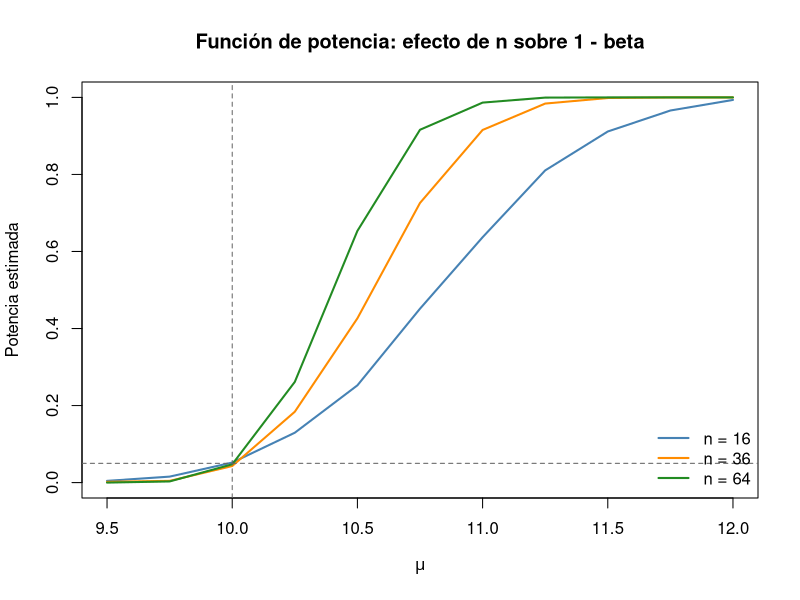
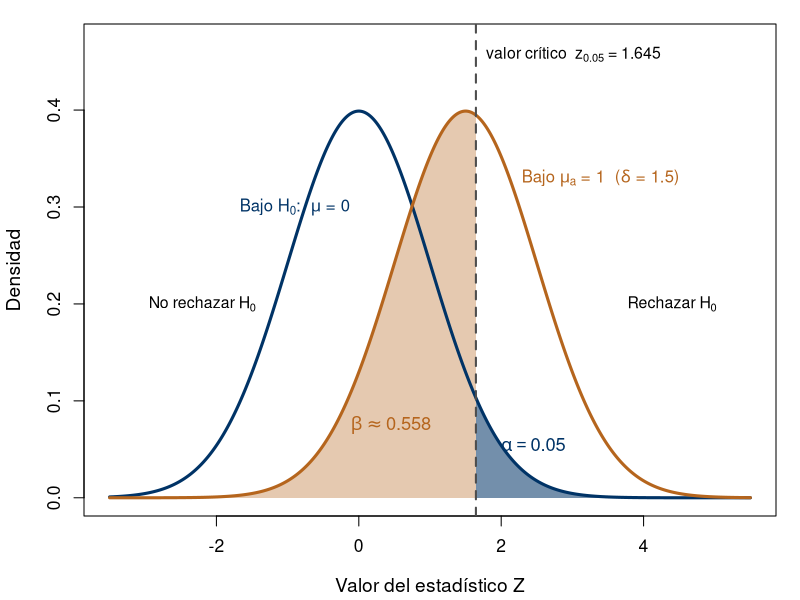
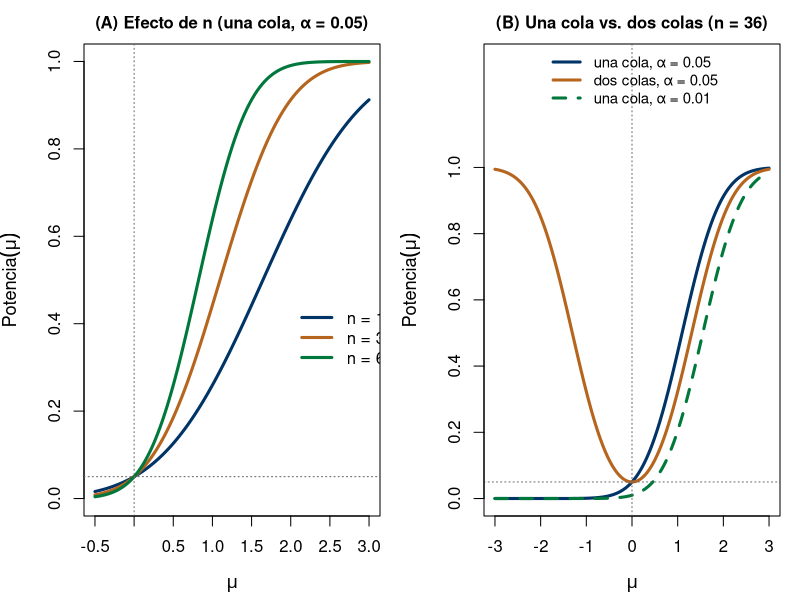
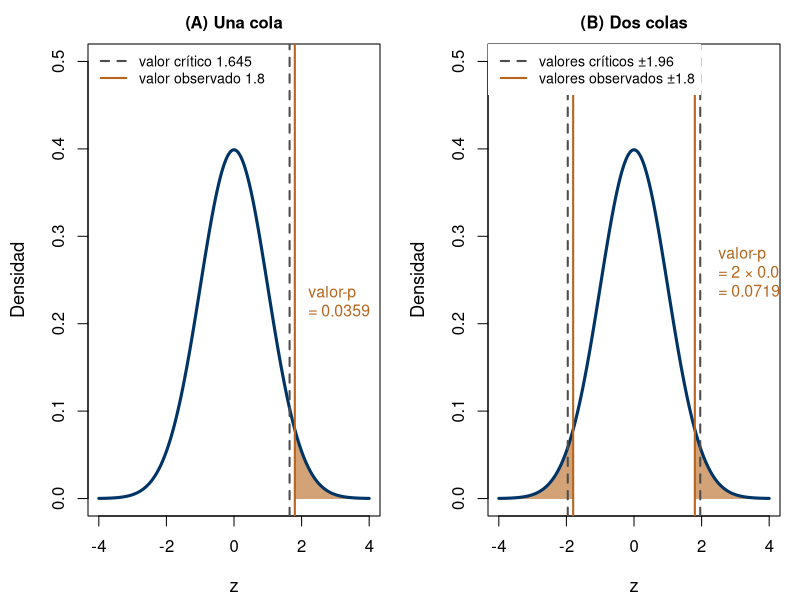
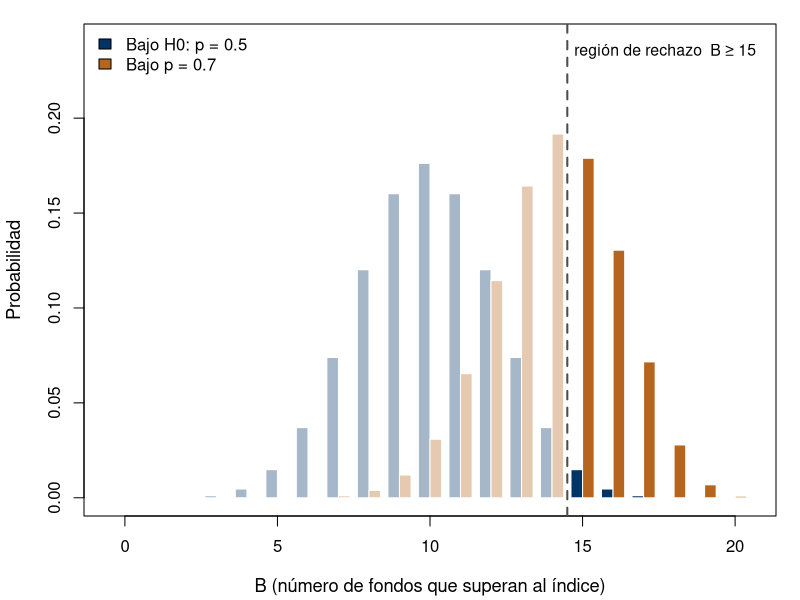
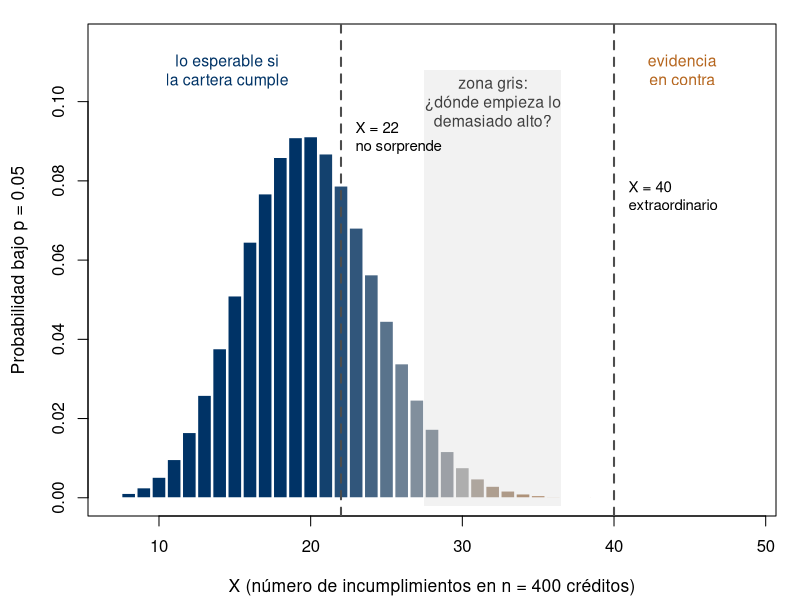
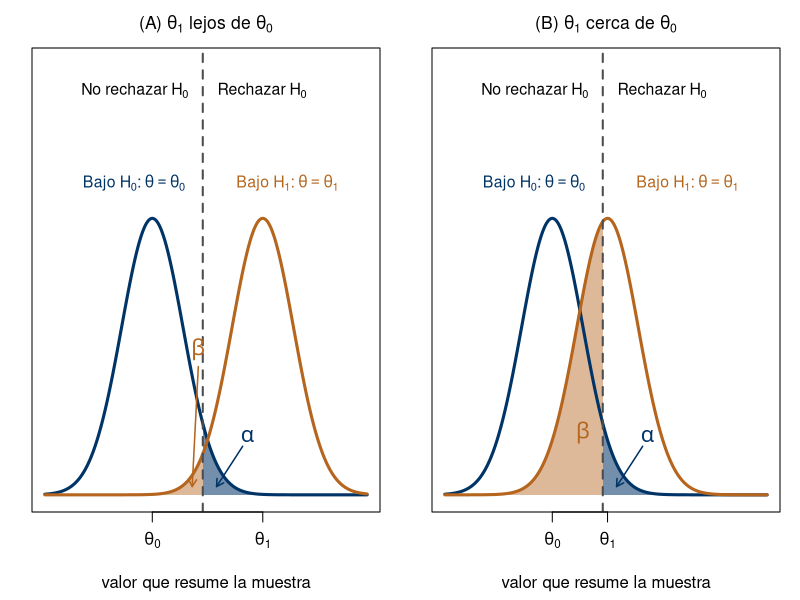

Generate these figures, in order, with R:
# ==============================================================
# Capítulo 6 - Pruebas de Hipótesis Paramétricas
# Inferencia Estadística, EST-11102, ITAM
# ==============================================================

# --------------------------------------------------------------
# 1. Prueba para la media: muestra grande (Z) y población normal
#    con varianza desconocida (t), verificada contra t.test()
#    (Secciones 6.8.1 y 6.10.2)
# --------------------------------------------------------------

# --- Muestra grande: rendimiento medio de un fondo (Ejemplo 6.x) ---
n_fondo    <- 64
xbar_fondo <- 0.011
s_fondo    <- 0.040
mu0        <- 0

z_obs <- sqrt(n_fondo) * (xbar_fondo - mu0) / s_fondo
valor_p_dos_colas <- 2 * (1 - pnorm(abs(z_obs)))
cat("Prueba Z para la media (muestra grande):\n")
cat("  z_obs =", round(z_obs, 3), "  valor-p =", round(valor_p_dos_colas, 4), "\n\n")

# --- Población normal, varianza desconocida: rendimiento de una acción ---
# Construimos una muestra simulada cuya media y desviación estándar
# muestrales coinciden EXACTAMENTE con las del Ejemplo 6.10.2 del libro
# (xbar = 1.8%, s = 3.2%), reescalando un vector normal estándar, para
# poder verificar el cálculo "a mano" contra t.test() con esos mismos
# números.
set.seed(301)
n_accion <- 16
xbar_objetivo <- 0.018
s_objetivo    <- 0.032
z_aux <- rnorm(n_accion)
rend  <- (z_aux - mean(z_aux)) / sd(z_aux) * s_objetivo + xbar_objetivo

mu0_accion <- 0.01
xbar <- mean(rend)
s    <- sd(rend)
t_obs <- sqrt(n_accion) * (xbar - mu0_accion) / s
valor_p_t <- 1 - pt(t_obs, df = n_accion - 1)   # H1: mu > mu0, una cola derecha

cat("Prueba t para la media (poblacion normal, sigma desconocida):\n")
cat("  t_obs =", round(t_obs, 3), "  valor-p =", round(valor_p_t, 4), "\n")

# Verificación con t.test(): la hipótesis alternativa "greater"
# corresponde a H1: mu > mu0
print(t.test(rend, mu = mu0_accion, alternative = "greater"))


# --------------------------------------------------------------
# 2. Prueba binomial exacta para una proporción con muestra
#    pequeña, verificada contra binom.test()
#    (Sección 6.9)
# --------------------------------------------------------------

n_campana <- 10
x_campana <- 8
p0_campana <- 0.5

# Cálculo "a mano" del valor-p, H1: p > p0
valor_p_binom <- sum(dbinom(x_campana:n_campana, size = n_campana, prob = p0_campana))
cat("\nPrueba binomial exacta (a mano):\n")
cat("  valor-p =", round(valor_p_binom, 4), "\n")

# Verificación con binom.test()
print(binom.test(x_campana, n_campana, p = p0_campana, alternative = "greater"))


# --------------------------------------------------------------
# 3. Prueba chi-cuadrada para la varianza de una población normal
#    (Sección 6.10.3)
# --------------------------------------------------------------

n_fx      <- 25
s2_fx     <- 0.000441
sigma20   <- 0.000225   # volatilidad diaria historica al cuadrado

chi2_obs <- (n_fx - 1) * s2_fx / sigma20
valor_p_chi2 <- 1 - pchisq(chi2_obs, df = n_fx - 1)   # H1: sigma^2 > sigma0^2

cat("\nPrueba chi-cuadrada para la varianza:\n")
cat("  chi2_obs =", round(chi2_obs, 3),
    "  valor crítico (0.05) =", round(qchisq(0.95, df = n_fx - 1), 3),
    "  valor-p =", round(valor_p_chi2, 5), "\n")


# --------------------------------------------------------------
# 4. Diferencia de medias (varianzas iguales) y diferencia de
#    varianzas para dos poblaciones normales, verificadas contra
#    t.test(var.equal = TRUE) y var.test()
#    (Sección 6.12)
# --------------------------------------------------------------
set.seed(302)

# Igual que en el bloque anterior, reescalamos para que las medias y
# desviaciones estándar muestrales coincidan exactamente con las del
# Ejemplo 6.12.1 (clientes con/sin tarjeta de lealtad), y así verificar
# los cálculos "a mano" del libro contra t.test() y var.test().
reescalar <- function(n, media_obj, sd_obj) {
  z <- rnorm(n)
  (z - mean(z)) / sd(z) * sd_obj + media_obj
}

n1 <- 20; n2 <- 25
grupo1 <- reescalar(n1, 45.2, 8.1)   # clientes con tarjeta de lealtad
grupo2 <- reescalar(n2, 39.6, 7.4)   # clientes sin tarjeta

# --- Prueba F para diferencia de varianzas (Sección 6.12.2) ---
s1 <- sd(grupo1); s2 <- sd(grupo2)
F_obs <- s1^2 / s2^2
cat("\nPrueba F para diferencia de varianzas:\n")
cat("  F_obs =", round(F_obs, 3), "\n")
print(var.test(grupo1, grupo2))

# --- Prueba t para diferencia de medias, varianzas iguales (pooled) ---
sp2 <- ((n1 - 1) * s1^2 + (n2 - 1) * s2^2) / (n1 + n2 - 2)
sp  <- sqrt(sp2)
t_obs_dif <- (mean(grupo1) - mean(grupo2)) / (sp * sqrt(1 / n1 + 1 / n2))
gl <- n1 + n2 - 2

cat("\nPrueba t para diferencia de medias (varianzas iguales, pooled):\n")
cat("  s_p =", round(sp, 3), "  t_obs =", round(t_obs_dif, 3),
    "  valor crítico (0.05, dos colas) =", round(qt(0.975, df = gl), 3), "\n")

# Verificación con t.test(var.equal = TRUE)
print(t.test(grupo1, grupo2, var.equal = TRUE))


# --------------------------------------------------------------
# 5. Verificación numérica de la dualidad IC <-> pruebas de dos
#    colas (Teorema 6.13.1), usando el fondo del bloque 1
# --------------------------------------------------------------

alpha <- 0.05
z_c   <- qnorm(1 - alpha / 2)
margen <- z_c * s_fondo / sqrt(n_fondo)
ic_media <- c(xbar_fondo - margen, xbar_fondo + margen)

rechaza_prueba <- abs(z_obs) > z_c
rechaza_por_ic <- !(ic_media[1] <= mu0 && mu0 <= ic_media[2])

cat("\nDualidad IC <-> prueba de dos colas:\n")
cat("  IC 95% para mu: (", round(ic_media[1], 4), ",", round(ic_media[2], 4), ")\n")
cat("  Se rechaza H0 via la prueba Z?      ", rechaza_prueba, "\n")
cat("  mu0 = 0 cae fuera del IC 95%?       ", rechaza_por_ic, "\n")
cat("  Coinciden ambas conclusiones?       ", rechaza_prueba == rechaza_por_ic, "\n\n")


# --------------------------------------------------------------
# 6. Simulación Monte Carlo de la función de potencia
#    (Definición 6.4.3): P(rechazar H0 | theta verdadero),
#    para H0: mu = 10 vs. H1: mu > 10, sigma = 2 conocida,
#    en función de n y del verdadero mu.
# --------------------------------------------------------------
set.seed(303)

mu0_pot    <- 10
sigma_pot  <- 2
alpha_pot  <- 0.05
z_alpha    <- qnorm(1 - alpha_pot)
B_sim      <- 2000

potencia_mc <- function(n, mu_verdadero) {
  rechazos <- replicate(B_sim, {
    x <- rnorm(n, mean = mu_verdadero, sd = sigma_pot)
    z <- sqrt(n) * (mean(x) - mu0_pot) / sigma_pot
    z > z_alpha
  })
  mean(rechazos)
}

mus <- seq(9.5, 12, by = 0.25)
tamanos_n <- c(16, 36, 64)

potencia_mat <- sapply(tamanos_n, function(n) sapply(mus, potencia_mc, n = n))
colnames(potencia_mat) <- paste0("n=", tamanos_n)

cat("Potencia estimada por Monte Carlo (filas = mu verdadero, columnas = n):\n")
print(round(cbind(mu = mus, potencia_mat), 3))

matplot(mus, potencia_mat, type = "l", lwd = 2, lty = 1,
        col = c("steelblue", "darkorange", "forestgreen"),
        xlab = expression(mu), ylab = "Potencia estimada",
        main = "Función de potencia: efecto de n sobre 1 - beta")
abline(h = alpha_pot, lty = 2, col = "gray40")
abline(v = mu0_pot, lty = 2, col = "gray40")
legend("bottomright", legend = paste0("n = ", tamanos_n),
       col = c("steelblue", "darkorange", "forestgreen"), lwd = 2, bty = "n")

# ==============================================================
# BLOQUES DE LAS SECCIONES 6.1 A 6.4 (conceptos, errores, estadístico
# de prueba, región de rechazo, potencia y valor-p)
# Los bloques 7 a 9 generan las figuras y verifican las cifras del
# texto. Ejecutar con el directorio de trabajo en Figuras/ para que
# los .png caigan ahí.
# ==============================================================

try(Sys.setlocale("LC_CTYPE", "C.UTF-8"), silent = TRUE)
AZUL_ITAM  <- "#003366"
NARANJA    <- "#B5651D"
VERDE_ITAM <- "#00783C"
CORAL      <- "#C0432A"

# --------------------------------------------------------------
# 7. Figuras de la Sección 6.4
# --------------------------------------------------------------

# --- 7a. Errores tipo I y II de la prueba Z de una cola
#     (Figura 6.4; Ejemplo 6.4.2: n = 36, sigma = 4, alpha = 0.05, mu_a = 1)
alpha7 <- 0.05
delta7 <- sqrt(36) * 1 / 4                 # delta = 1.5
crit7  <- qnorm(1 - alpha7)                # 1.645
beta7  <- pnorm(crit7 - delta7)            # 0.5576

png("cap6_rechazo_errores.png", width = 2200, height = 1400, res = 220)
par(mar = c(4.2, 4.2, 1.2, 1.2))
x <- seq(-3.5, 5.5, length.out = 800)
plot(x, dnorm(x), type = "n", ylim = c(0, 0.47), xlim = c(-3.5, 5.5),
     xlab = "Valor del estadístico Z", ylab = "Densidad",
     cex.lab = 1.15, cex.axis = 1.05)
# beta: area bajo la alternativa a la izquierda del valor critico
xb <- seq(-3.5, crit7, length.out = 300)
polygon(c(xb, rev(xb)), c(dnorm(xb, delta7), rep(0, length(xb))),
        col = adjustcolor(NARANJA, 0.35), border = NA)
# alpha: area bajo H0 a la derecha del valor critico
xa <- seq(crit7, 5.5, length.out = 300)
polygon(c(xa, rev(xa)), c(dnorm(xa), rep(0, length(xa))),
        col = adjustcolor(AZUL_ITAM, 0.55), border = NA)
lines(x, dnorm(x), col = AZUL_ITAM, lwd = 3)
lines(x, dnorm(x, delta7), col = NARANJA, lwd = 3)
abline(v = crit7, lty = 2, lwd = 2, col = "gray30")
text(crit7, 0.455, expression(paste("valor crítico  ", z[0.05], " = 1.645")),
     pos = 4, cex = 0.95)
text(-0.9, 0.30, expression(paste("Bajo ", H[0], ":  ", mu, " = 0")),
     col = AZUL_ITAM, cex = 1.0)
text(3.4, 0.33, expression(paste("Bajo ", mu[a], " = 1  (", delta, " = 1.5)")),
     col = NARANJA, cex = 1.0)
text(2.45, 0.055, expression(alpha == 0.05), col = AZUL_ITAM, cex = 1.1)
text(0.45, 0.075, expression(beta %~~% 0.558), col = NARANJA, cex = 1.1)
text(-2.2, 0.2, expression(paste("No rechazar ", H[0])), cex = 0.95)
text(4.4, 0.2, expression(paste("Rechazar ", H[0])), cex = 0.95)
dev.off()

# --- 7b. Funcion de potencia de la prueba Z (Figura 6.5)
pot_una_cola <- function(mu, n, alpha, sigma = 4, mu0 = 0)
  1 - pnorm(qnorm(1 - alpha) - sqrt(n) * (mu - mu0) / sigma)
pot_dos_colas <- function(mu, n, alpha, sigma = 4, mu0 = 0) {
  d <- sqrt(n) * (mu - mu0) / sigma
  1 - pnorm(qnorm(1 - alpha / 2) - d) + pnorm(-qnorm(1 - alpha / 2) - d)
}

png("cap6_potencia.png", width = 2400, height = 1200, res = 220)
par(mfrow = c(1, 2), mar = c(4.2, 4.2, 2.2, 1.0))
mu_a <- seq(-0.5, 3, length.out = 300)
plot(mu_a, pot_una_cola(mu_a, 16, 0.05), type = "l", lwd = 3, col = AZUL_ITAM,
     ylim = c(0, 1), xlab = expression(mu), ylab = expression(Potencia(mu)),
     main = "(A) Efecto de n (una cola, α = 0.05)", cex.main = 1.0,
     cex.lab = 1.1)
lines(mu_a, pot_una_cola(mu_a, 36, 0.05), lwd = 3, col = NARANJA)
lines(mu_a, pot_una_cola(mu_a, 64, 0.05), lwd = 3, col = VERDE_ITAM)
abline(h = 0.05, lty = 3, col = "gray40"); abline(v = 0, lty = 3, col = "gray40")
legend(x = 1.95, y = 0.46, legend = c("n = 16", "n = 36", "n = 64"),
       col = c(AZUL_ITAM, NARANJA, VERDE_ITAM), lwd = 3, bty = "n")
mu_b <- seq(-3, 3, length.out = 400)
plot(mu_b, pot_una_cola(mu_b, 36, 0.05), type = "l", lwd = 3, col = AZUL_ITAM,
     ylim = c(0, 1.32), yaxt = "n", xlab = expression(mu), ylab = expression(Potencia(mu)),
     main = "(B) Una cola vs. dos colas (n = 36)", cex.main = 1.0,
     cex.lab = 1.1)
lines(mu_b, pot_dos_colas(mu_b, 36, 0.05), lwd = 3, col = NARANJA)
lines(mu_b, pot_una_cola(mu_b, 36, 0.01), lwd = 3, col = VERDE_ITAM, lty = 2)
abline(h = 0.05, lty = 3, col = "gray40"); abline(v = 0, lty = 3, col = "gray40")
axis(2, at = seq(0, 1, 0.2))
legend("top", legend = c("una cola, α = 0.05", "dos colas, α = 0.05", "una cola, α = 0.01"),
       col = c(AZUL_ITAM, NARANJA, VERDE_ITAM), lwd = 3, lty = c(1, 1, 2), bty = "n",
       cex = 0.9)
dev.off()

# --- 7c. Valor-p de una y de dos colas (Figura 6.6; Ejemplo 6.4.4; z_obs = 1.8)
zobs <- 1.8
png("cap6_valor_p.png", width = 2400, height = 1100, res = 220)
par(mfrow = c(1, 2), mar = c(4.2, 4.4, 2.2, 1.0))
x <- seq(-4, 4, length.out = 600)
# (A) una cola
plot(x, dnorm(x), type = "n", ylim = c(0, 0.5), xlab = "z", ylab = "Densidad",
     main = "(A) Una cola", cex.main = 1.0, cex.lab = 1.1)
xa <- seq(zobs, 4, length.out = 200)
polygon(c(xa, rev(xa)), c(dnorm(xa), rep(0, length(xa))),
        col = adjustcolor(NARANJA, 0.6), border = NA)
lines(x, dnorm(x), col = AZUL_ITAM, lwd = 3)
abline(v = qnorm(0.95), lty = 2, lwd = 2, col = "gray30")
abline(v = zobs, lwd = 2, col = NARANJA)
text(zobs + 0.1, 0.22, "valor-p\n= 0.0359", col = NARANJA, pos = 4, cex = 0.95)
legend("topleft", legend = c("valor crítico 1.645", "valor observado 1.8"),
       col = c("gray30", NARANJA), lty = c(2, 1), lwd = 2, bty = "n", cex = 0.85)
# (B) dos colas
plot(x, dnorm(x), type = "n", ylim = c(0, 0.5), xlab = "z", ylab = "Densidad",
     main = "(B) Dos colas", cex.main = 1.0, cex.lab = 1.1)
xr <- seq(zobs, 4, length.out = 200); xl <- seq(-4, -zobs, length.out = 200)
polygon(c(xr, rev(xr)), c(dnorm(xr), rep(0, length(xr))),
        col = adjustcolor(NARANJA, 0.6), border = NA)
polygon(c(xl, rev(xl)), c(dnorm(xl), rep(0, length(xl))),
        col = adjustcolor(NARANJA, 0.6), border = NA)
lines(x, dnorm(x), col = AZUL_ITAM, lwd = 3)
abline(v = c(-1, 1) * qnorm(0.975), lty = 2, lwd = 2, col = "gray30")
abline(v = c(-1, 1) * zobs, lwd = 2, col = NARANJA)
text(2.2, 0.25, "valor-p\n= 2 × 0.0359\n= 0.0719", col = NARANJA, pos = 4, cex = 0.95)
legend("topleft", legend = c("valores críticos ±1.96", "valores observados ±1.8"),
       col = c("gray30", NARANJA), lty = c(2, 1), lwd = 2, bty = "o", bg = "white",
       box.lty = 0, cex = 0.85)
dev.off()

# --- 7d. Region de rechazo con estadistico discreto (Figura 6.3)
#     Ejemplo 6.4.1: B ~ Bin(20, p), region {B >= 15}
png("cap6_binomial_rechazo.png", width = 2200, height = 1300, res = 220)
par(mar = c(4.2, 4.2, 1.2, 1.2))
k <- 0:20
w <- 0.38
plot(NA, xlim = c(-0.5, 20.5), ylim = c(0, 0.24), xlab = "B (número de fondos que superan al índice)",
     ylab = "Probabilidad", cex.lab = 1.1)
rect(k - w, 0, k, dbinom(k, 20, 0.5), col = ifelse(k >= 15, AZUL_ITAM, adjustcolor(AZUL_ITAM, 0.35)),
     border = "white")
rect(k, 0, k + w, dbinom(k, 20, 0.7), col = ifelse(k >= 15, NARANJA, adjustcolor(NARANJA, 0.35)),
     border = "white")
abline(v = 14.5, lty = 2, lwd = 2, col = "gray30")
text(14.4, 0.235, "región de rechazo  B ≥ 15", pos = 4, cex = 0.95)
legend("topleft", legend = c("Bajo H0: p = 0.5", "Bajo p = 0.7"),
       fill = c(AZUL_ITAM, NARANJA), bty = "n")
dev.off()

# --------------------------------------------------------------
# 8. Verificación numérica de las cifras de las Secciones 6.1 a 6.4
# --------------------------------------------------------------
cat("\n--- Cartera (Ejemplos 6.1.1 y 6.2.1): sd de X bajo p = 0.05, n = 400\n")
print(sqrt(400 * 0.05 * 0.95))

cat("\n--- Prueba de signos, n = 20 (Ejemplo 6.4.1, Cuadro 6.4)\n")
tab_bin <- data.frame(
  k        = 13:16,
  tamano   = round(1 - pbinom(12:15, 20, 0.5), 4),
  beta_07  = round(pbinom(12:15, 20, 0.7), 4))
tab_bin$potencia_07 <- round(1 - tab_bin$beta_07, 4)
print(tab_bin)
cat("valor-p (una cola) B = 15:", round(1 - pbinom(14, 20, 0.5), 4),
    " B = 14:", round(1 - pbinom(13, 20, 0.5), 4), "\n")
cat("binom.test (B = 15, una cola):",
    round(binom.test(15, 20, 0.5, alternative = "greater")$p.value, 4), "\n")

cat("\n--- Potencia y tamano de muestra (Ejemplos 6.4.2 y 6.4.3)\n")
cat("beta(1):", round(1 - pot_una_cola(1, 36, 0.05), 4),
    " potencia una cola:", round(pot_una_cola(1, 36, 0.05), 4),
    " potencia dos colas:", round(pot_dos_colas(1, 36, 0.05), 4), "\n")
n_una  <- (qnorm(0.95) + qnorm(0.90))^2 * 16 / 1
n_dos  <- (qnorm(0.975) + qnorm(0.90))^2 * 16 / 1
cat("n una cola:", round(n_una, 2), "-> ", ceiling(n_una),
    "  n dos colas (aprox.):", round(n_dos, 2), "-> ", ceiling(n_dos), "\n")
# n exacto en dos colas: menor n con potencia >= 0.90
n_dos_exacto <- which(pot_dos_colas(1, 1:400, 0.05) >= 0.90)[1]
cat("n dos colas (exacto):", n_dos_exacto, "\n")

cat("\n--- Valor-p (Ejemplos 6.3.1 y 6.4.4)\n")
cat("una cola:", round(1 - pnorm(1.8), 4), " dos colas:", round(2 * (1 - pnorm(1.8)), 4), "\n")

cat("\n--- Significancia estadistica vs. relevancia (Ejemplo 6.4.6)\n")
z_a <- sqrt(1e6) * 15 / 6000
z_b <- 4 * 2500 / 6000
cat("(a) z =", z_a, " valor-p dos colas =", round(2 * (1 - pnorm(z_a)), 4),
    " IC95 =", 15 + c(-1, 1) * 1.96 * 6000 / sqrt(1e6), "\n")
cat("(b) z =", round(z_b, 3), " valor-p dos colas =", round(2 * (1 - pnorm(z_b)), 4), "\n")

# --------------------------------------------------------------
# 9. Distribucion del valor-p bajo H0 (Proposicion 6.4.4)
# --------------------------------------------------------------
set.seed(306)
B_p <- 100000
# (a) estadistico continuo: prueba Z de una cola, n = 25, H0 cierta
p_cont <- replicate(B_p, {
  x <- rnorm(25)
  1 - pnorm(sqrt(25) * mean(x))
})
cat("\nContinuo: P(p <= 0.05) =", mean(p_cont <= 0.05),
    "  P(p <= 0.50) =", mean(p_cont <= 0.50), "\n")
# (b) estadistico discreto: B ~ Bin(10, 1/2), H1: p > 1/2
b_sim <- rbinom(B_p, 10, 0.5)
p_disc <- 1 - pbinom(b_sim - 1, 10, 0.5)
cat("Discreto: P(p <= 0.05) =", mean(p_disc <= 0.05),
    " (exacto:", round(1 - pbinom(8, 10, 0.5), 4), ")\n")

# --------------------------------------------------------------
# 10. Verificacion numerica de los ejercicios 6.4.3 a 6.4.9
#     (sin soluciones: son cifras de control para el profesor)
# --------------------------------------------------------------
cat("\n--- Ej. 6.4.3: beta y n (sigma = 5, mu0 = 50, mu_a = 52)\n")
cat("potencia n = 25:", round(pot_una_cola(52, 25, 0.05, sigma = 5, mu0 = 50), 4),
    " n minimo (90%):", ceiling((qnorm(0.95) + qnorm(0.90))^2 * 25 / 4), "\n")
cat("\n--- Ej. 6.4.4: dos colas, n = 25\n")
cat("potencia en 52:", round(pot_dos_colas(52, 25, 0.05, sigma = 5, mu0 = 50), 4),
    " en 48:", round(pot_dos_colas(48, 25, 0.05, sigma = 5, mu0 = 50), 4), "\n")
cat("\n--- Ej. 6.4.5: Bin(10, p), RR = {X >= c}\n")
print(data.frame(c = 7:9, tamano = round(1 - pbinom(6:8, 10, 0.5), 4),
                 pot_p08 = round(1 - pbinom(6:8, 10, 0.8), 4),
                 pot_p06 = round(1 - pbinom(6:8, 10, 0.6), 4)))
cat("\n--- Ej. 6.4.6: z_obs = -2.1\n")
cat("una cola:", round(pnorm(-2.1), 4), " dos colas:", round(2 * pnorm(-2.1), 4), "\n")
cat("\n--- Ej. 6.4.7: 12 aciertos de 15\n")
cat("una cola:", round(1 - pbinom(11, 15, 0.5), 4),
    " dos colas (doble):", round(2 * (1 - pbinom(11, 15, 0.5)), 4),
    " tamano de {X >= 12} (rechaza si p <= 0.05):",
    round(1 - pbinom(11, 15, 0.5), 4),
    " (con X = 11 el valor-p seria", round(1 - pbinom(10, 15, 0.5), 4), ")\n")
cat("\n--- Ej. 6.4.8: chi2, n = 21, s2 = 6.5, sigma0^2 = 4\n")
est8 <- 20 * 6.5 / 4
cat("estadistico:", est8, " valor critico:", round(qchisq(0.95, 20), 3),
    " valor-p:", round(1 - pchisq(est8, 20), 4),
    " potencia en sigma^2 = 8:", round(1 - pchisq(qchisq(0.95, 20) * 4 / 8, 20), 4), "\n")
cat("\n--- Ej. 6.4.9: n = 250000, sigma = 10, xbar = 0.05\n")
z9 <- sqrt(250000) * 0.05 / 10
cat("z =", z9, " valor-p =", round(2 * (1 - pnorm(z9)), 4),
    " IC95 =", 0.05 + c(-1, 1) * 1.96 * 10 / sqrt(250000), "\n")

# --------------------------------------------------------------
# 11. Figura del Ejemplo 6.1.1: distribucion de X bajo p = 0.05,
#     n = 400, con X = 22 y X = 40 marcados y una "zona gris" sin umbral
#     (Figura 6.1). Ejecutar desde Figuras/.
# --------------------------------------------------------------
png("cap6_cartera_zona_gris.png", width = 2200, height = 1200, res = 220)
par(mar = c(4.2, 4.4, 1.2, 1.2))
xs <- 8:44
pr <- dbinom(xs, 400, 0.05)
# color continuo de azul (esperable) a naranja (evidencia en contra), sin umbral
pal <- colorRampPalette(c(AZUL_ITAM, "gray70", NARANJA))(length(xs))
t_col <- pmin(pmax((xs - 20) / 20, 0), 1)
cols <- pal[1 + round(t_col * (length(xs) - 1))]
plot(NA, xlim = c(7, 49), ylim = c(0, 0.115), xlab = "X (número de incumplimientos en n = 400 créditos)",
     ylab = "Probabilidad bajo p = 0.05", cex.lab = 1.05)
rect(xs - 0.45, 0, xs + 0.45, pr, col = cols, border = "white")
# zona gris: banda sin trazo de umbral
rect(27.5, -0.002, 36.5, 0.108, col = adjustcolor("gray50", 0.10), border = NA)
text(32, 0.100, "zona gris:\n¿dónde empieza lo\ndemasiado alto?", cex = 0.95, col = "gray25")
abline(v = 22, lty = 2, lwd = 2, col = "gray30")
text(22.3, 0.090, "X = 22\nno sorprende", pos = 4, cex = 0.9)
abline(v = 40, lty = 2, lwd = 2, col = "gray30")
text(40.3, 0.075, "X = 40\nextraordinario", pos = 4, cex = 0.9)
text(14.5, 0.108, "lo esperable si\nla cartera cumple", cex = 0.95, col = AZUL_ITAM)
text(44.5, 0.108, "evidencia\nen contra", cex = 0.95, col = NARANJA)
dev.off()

# --------------------------------------------------------------
# 12. Figura de la Definicion 6.2.4: alpha y beta(theta_1) sin cifras.
#     Misma H0 y mismo umbral en ambos paneles; solo cambia theta_1
#     (alternativa lejana vs. cercana). Prueba de una cola, H1: theta > theta_0.
#     (Figura 6.2). Ejecutar desde Figuras/.
# --------------------------------------------------------------
png("cap6_alpha_beta_conceptual.png", width = 2400, height = 1100, res = 220)
par(mfrow = c(1, 2), mar = c(4.4, 1.6, 2.4, 1.0))
xg  <- seq(-3.5, 7, length.out = 800)
cr  <- qnorm(0.95)                                # umbral (no se rotula con cifras)
panel_ab <- function(th1, titulo) {
  plot(NA, xlim = c(-3.5, 7), ylim = c(0, 0.62), xaxt = "n", yaxt = "n",
       xlab = "valor que resume la muestra", ylab = "", main = titulo, cex.main = 1.05)
  # beta: area de la curva bajo H1 a la izquierda del umbral
  xb <- xg[xg <= cr]
  polygon(c(xb, rev(xb)), c(dnorm(xb, th1), rep(0, length(xb))),
          col = adjustcolor(NARANJA, 0.45), border = NA)
  # alpha: area de la curva bajo H0 a la derecha del umbral
  xa <- xg[xg >= cr]
  polygon(c(xa, rev(xa)), c(dnorm(xa, 0), rep(0, length(xa))),
          col = adjustcolor(AZUL_ITAM, 0.55), border = NA)
  lines(xg, dnorm(xg, 0),   lwd = 3, col = AZUL_ITAM)
  lines(xg, dnorm(xg, th1), lwd = 3, col = NARANJA)
  abline(v = cr, lty = 2, lwd = 2, col = "gray30")
  axis(1, at = c(0, th1), labels = expression(theta[0], theta[1]), tick = TRUE)
  text(cr - 0.15, 0.58, expression(paste("No rechazar ", H[0])), pos = 2, cex = 0.95)
  text(cr + 0.15, 0.58, expression(paste("Rechazar ", H[0])),    pos = 4, cex = 0.95)
  text(min(0, -0.6), 0.45, expression(paste("Bajo ", H[0], ": ", theta == theta[0])),
       col = AZUL_ITAM, cex = 0.95)
  text(max(th1, 4.4), 0.45, expression(paste("Bajo ", H[1], ": ", theta == theta[1])),
       col = NARANJA, cex = 0.95)
  # etiquetas de las areas
  arrows(cr + 1.3, 0.07, cr + 0.45, 0.012, length = 0.08, col = AZUL_ITAM, lwd = 1.5)
  text(cr + 1.45, 0.085, expression(alpha), col = AZUL_ITAM, cex = 1.3)
}
panel_ab(3.6, expression(paste("(A) ", theta[1], " lejos de ", theta[0])))
arrows(1.5, 0.185, 1.3, 0.012, length = 0.08, col = NARANJA, lwd = 1.5)
text(1.5, 0.21, expression(beta), col = NARANJA, cex = 1.3)
panel_ab(1.8, expression(paste("(B) ", theta[1], " cerca de ", theta[0])))
text(1.0, 0.09, expression(beta), col = NARANJA, cex = 1.3)
dev.off()
